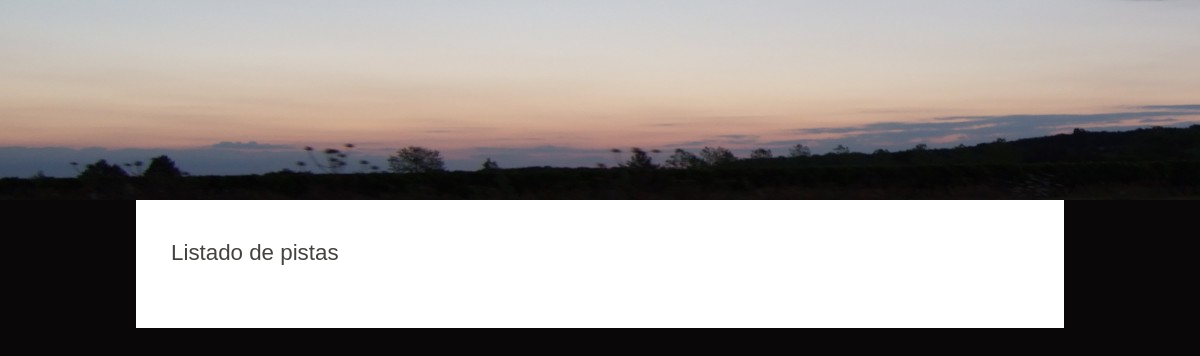
Page /estacion/23/ on the earlier database version.
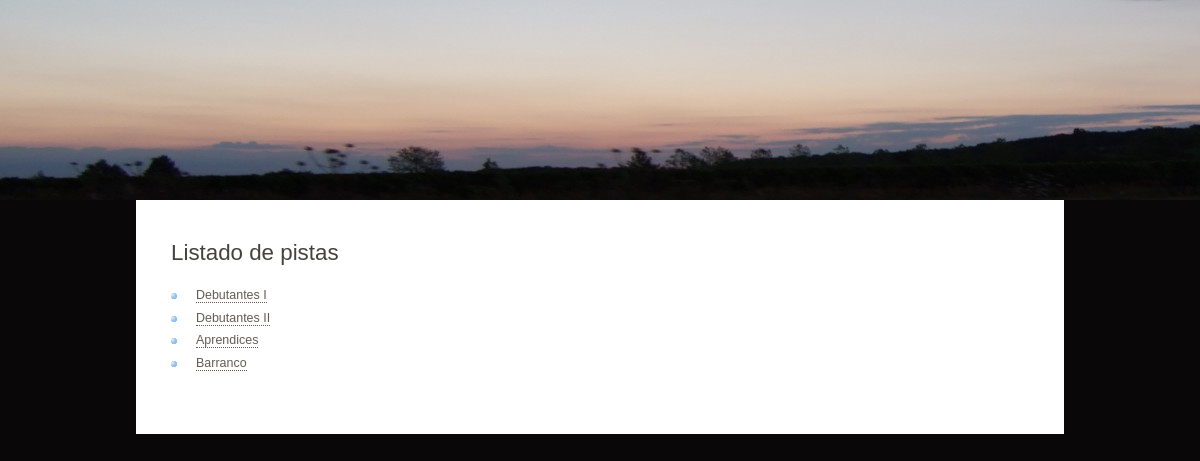
Same page on the later database version.
### appIW/models.py (models this page shows, shortened)
class Pista(models.Model):
    estacion = models.ForeignKey(Estacion, on_delete=models.CASCADE)
    nombre = models.CharField(max_length=50)
    abierta = models.BooleanField()
    dificultad = models.CharField(max_length=10)
    longitud = models.DecimalField(decimal_places=2, max_digits=6)

### appIW/views.py (the view)
# urls.py: path('estacion/<int:estacion_id>/', views.estacion, name='estacion'),
def estacion(request, estacion_id):
    estacion = get_object_or_404(Estacion, pk=estacion_id)
    pistas = estacion.pista_set.all()
    context = {'estacion': estacion, 'pistas': pistas}
    return render(request, 'appIW/estacion.html', context)

### appIW/templates/appIW/estacion.html (shortened to what this page needs)
{% load static %}
<!DOCTYPE html>
<html lang="en">
<head>
    <link rel="stylesheet" type="text/css" href="{% static '/style/style.css' %}"/>
</head>
<body>
    <div id="main">
        <div id="header">
            <div id ="logo"></div>
        </div>
        <div id="site_content">
        <div id="content">
		{% block contenido %}
		<h1>Listado de pistas</h1>
		{% if estacion %}
			<ul>
			{% for p in pistas %}
				<li>
		   			 <a href="/pista/{{p.id}}">{{p.nombre}}</a>
				</li>
			{% endfor %}
			</ul>
		{% else %}
		<p>No hay pistas creadas.</p>
		{% endif %}
		{% endblock %}
		</div>
    	</div>
    </div>
</body>
</html>

### appIW/static/style/style.css (style rules this page uses)
html { height: 100%; }
body { font-family: "lucida sans", arial, sans-serif; padding: 0px; margin: 0px; font-size: .78em; background: #090708; color: #5D5D5D; }
h1, h2, h3, h4, h5, h6 { font: normal 179% 'century gothic', arial, sans-serif; color: #43423F; margin: 0 0 15px 0; padding: 15px 0 5px 0; }
a, a:hover { border-bottom: 1px dotted; color: #635B53; text-decoration: none; }
a { outline: none; }
ul { margin: 2px 0px 18px 16px; padding: 0px; }
ul li { list-style-type: square; margin: 0px 0px 6px 0px; padding: 0px; }
#main, #logo, #menubar, #site_content, #footer { margin-left: auto; margin-right: auto; }
#main { padding-bottom: 40px; }
#header { background: transparent url(logo.jpg) no-repeat; }
#logo { width: 860px; position: relative; height: 200px; }
#site_content { width: 858px; overflow: hidden; margin: 0 auto 0 auto; padding: 10px 20px 20px 20px; background: #FFF; border: 15px solid #FFF; }
#content { text-align: left; width: 613px; padding: 0; }
#content ul { margin: 2px 0 22px 0px; }
#content ul li { list-style-type: none; background: url(bullet.png) no-repeat; margin: 0 0 0 0; padding: 0 0 4px 25px; line-height: 1.5em; }

Differences in the rows shown:
added Pista: nombre "Debutantes I"
added Pista: nombre "Debutantes II"
added Pista: nombre "Aprendices"
added Pista: nombre "Barranco"
